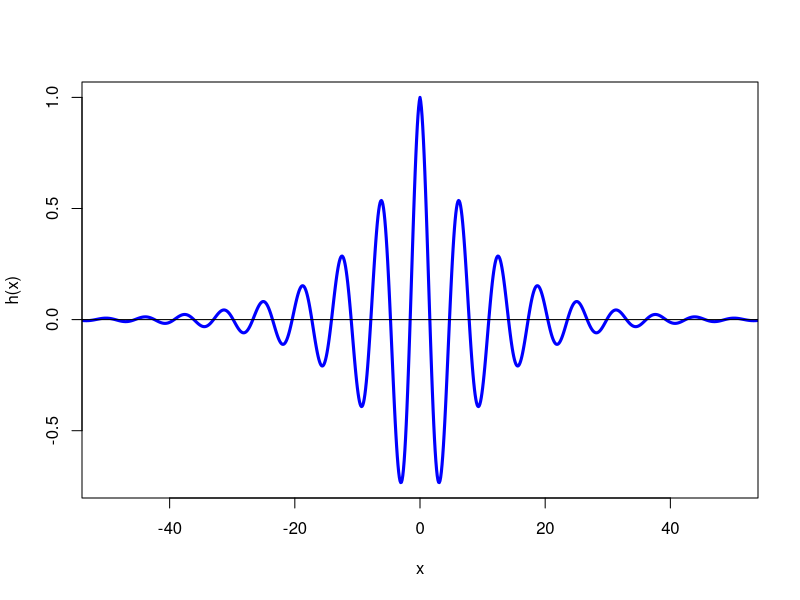

Here is the R script that generated this plot:
## ---- chunk 1
#| code-fold: true
integrand <- function(x) exp(-0.1 * abs(x)) * cos(x)

curve(
  integrand, n = 1001, from = -55, to = 55,
  col = "blue", lwd = 3,
  xlab = "x", ylab = "h(x)", xlim = c(-50,50)
)
abline(h = 0)
## ---- chunk 2
n <- 1e6
integrand <- function(x) exp(-0.1 * abs(x)) * cos(x)
pdf       <- function(x) dnorm(x, 0, 20)
phi       <- function(x) integrand(x) / pdf(x)

samples <- rnorm(n, 0, 20)
mean(phi(samples))
